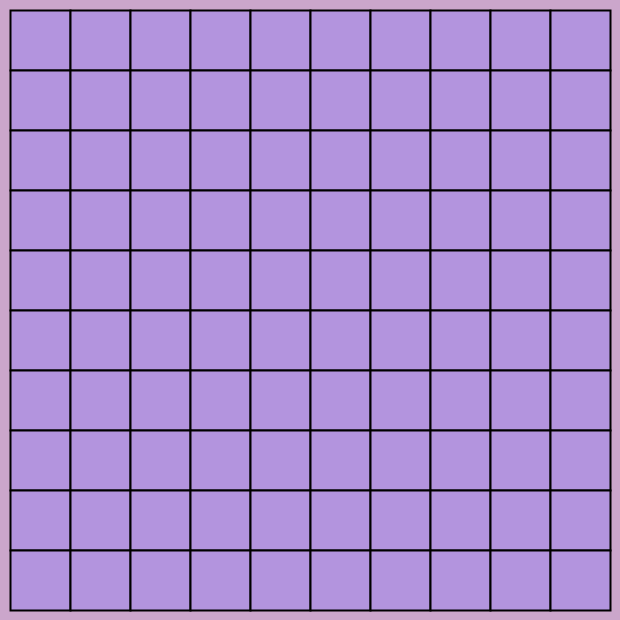
Frame 1 (no input)
Frame 60 (the mouse pressed at the canvas centre just before this capture): identical to frame 1, image omitted
Frame 120 (the mouse held since frame 60 and released just before this capture): identical to frame 1, image omitted

The Processing sketch that drew this single still picture (run headless with seeded random() and noise(); from frame 60 on, the mouse is pressed at the canvas centre):

// Processing sketch: week08_2
// ── week08_2.pde
//week08-2 好玩的程式設計 黑白棋 互動下棋
//改自week08-1
void setup(){
  size(620,620);//視窗大小
}
int[][]board=new int[10][10];//java陣列
void mousePressed(){
  int i =(mouseY-10)/60,j=(mouseX-10)/60;
  if(mouseButton==LEFT)board[i][j]=1;//黑旗
  if(mouseButton==RIGHT)board[i][j]=2;//白旗
  if(mouseButton==CENTER)board[i][j]=0;//清空
}
void draw(){
  background(#CBA6CB);//背景色
  for(int i=0;i<10;i++){//左i 高度y
    for(int j=0;j<10;j++){//右j寬度x
      int x=10+j*60,y=10+i*60;//小心ji
        fill(#B394DE);//瑱色
        strokeWeight(2);//線條粗細
        rect(x,y,60,60);//正方形
        if(board[i][j]==1)fill(0);//黑色
        if(board[i][j]==2)fill(255);//白色
        if(board[i][j]!=0) ellipse(30+x,30+y,50,50);;//畫旗子
    }
  }
}
